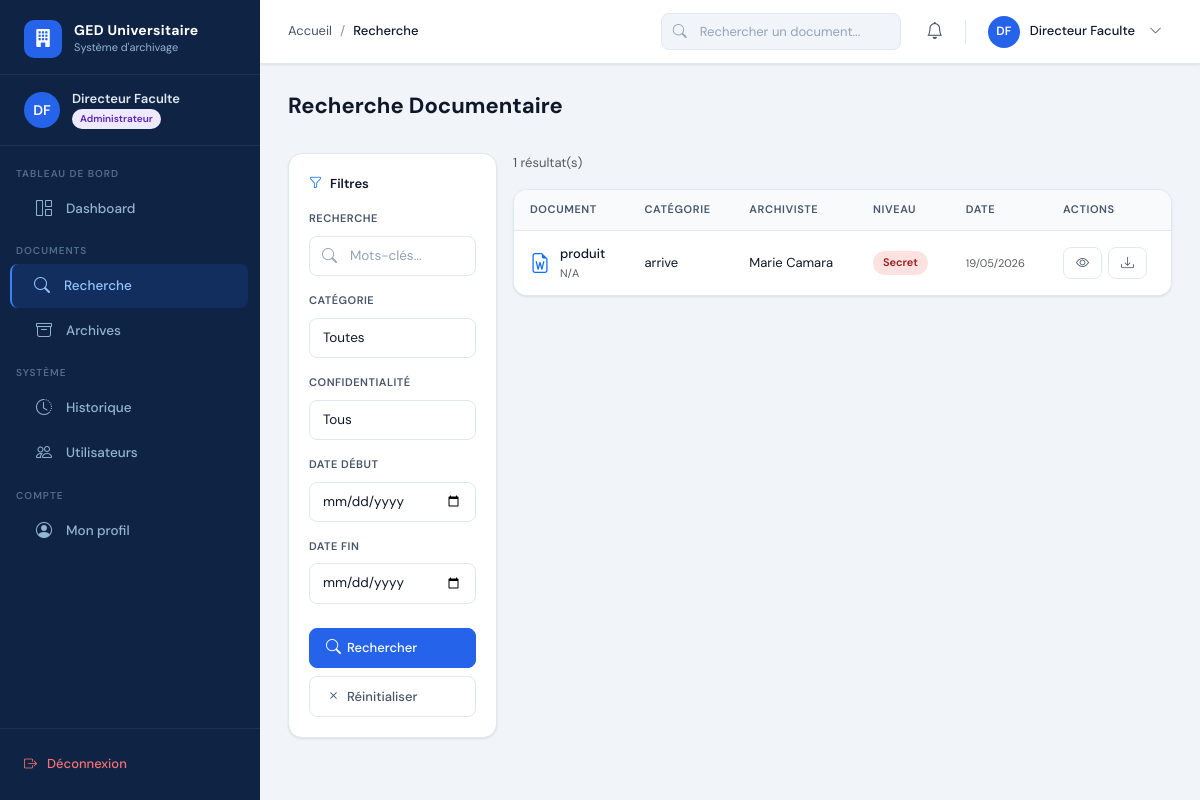
The page /dashboard/recherche/ (signed in) on the database as committed earlier.
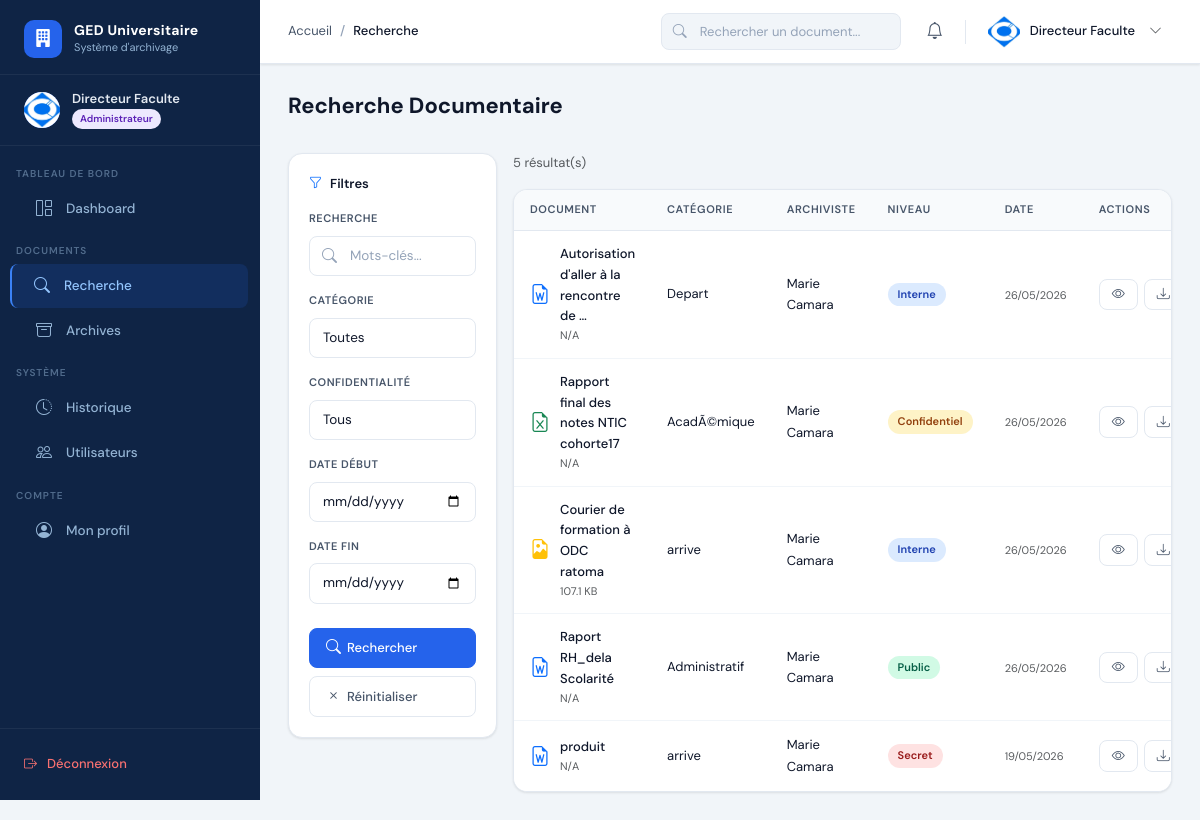
The same page on the database as committed later.
### apps/accounts/models.py (models this page shows, shortened)
class User(AbstractUser):
    ROLE_CHOICES = [
        ('administrateur', 'Administrateur'),
        ('archiviste', 'Archiviste'),
    ]
    role = models.CharField(max_length=20, choices=ROLE_CHOICES, default='archiviste')
    photo = models.ImageField(upload_to='photos/', blank=True, null=True)
    telephone = models.CharField(max_length=20, blank=True)
    departement = models.CharField(max_length=100, blank=True)
    is_active = models.BooleanField(default=True)
    created_at = models.DateTimeField(auto_now_add=True)
    updated_at = models.DateTimeField(auto_now=True)
    def is_admin(self):
        return self.role == 'administrateur'
    class Meta:
        verbose_name = 'Utilisateur'
        verbose_name_plural = 'Utilisateurs'

### apps/documents/models.py (models this page shows, shortened)
class Document(models.Model):
    CONFIDENTIALITE_CHOICES = [
        ('public', 'Public'),
        ('interne', 'Interne'),
        ('confidentiel', 'Confidentiel'),
        ('secret', 'Secret'),
    ]
    STATUT_CHOICES = [
        ('actif', 'Actif'),
        ('archive', 'Archivé'),
        ('supprime', 'Supprimé'),
    ]
    titre = models.CharField(max_length=255)
    description = models.TextField(blank=True)
    fichier = models.FileField(upload_to='documents/%Y/%m/')
    categorie = models.ForeignKey(Categorie, on_delete=models.SET_NULL, null=True)
    tags = models.ManyToManyField(Tag, blank=True)
    archiviste = models.ForeignKey(settings.AUTH_USER_MODEL, on_delete=models.SET_NULL, null=True, related_name='documents')
    confidentialite = models.CharField(max_length=20, choices=CONFIDENTIALITE_CHOICES, default='interne')
    statut = models.CharField(max_length=20, choices=STATUT_CHOICES, default='actif')
    created_at = models.DateTimeField(auto_now_add=True)
    updated_at = models.DateTimeField(auto_now=True)
    def get_extension(self):
        _, ext = os.path.splitext(self.fichier.name)
        return ext.lower()
    def get_icon(self):
        ext = self.get_extension()
        icons = {
            '.pdf': 'bi-file-earmark-pdf text-danger',
            '.doc': 'bi-file-earmark-word text-primary',
            '.docx': 'bi-file-earmark-word text-primary',
            '.xls': 'bi-file-earmark-excel text-success',
            '.xlsx': 'bi-file-earmark-excel text-success',
            '.png': 'bi-file-earmark-image text-warning',
            '.jpg': 'bi-file-earmark-image text-warning',
            '.jpeg': 'bi-file-earmark-image text-warning',
            '.ppt': 'bi-file-earmark-ppt text-orange',
            '.pptx': 'bi-file-earmark-ppt text-orange',
        }
        return icons.get(ext, 'bi-file-earmark text-secondary')
    def get_taille(self):
        try:
            size = self.fichier.size
            if size < 1024: return f"{size} B"
            elif size < 1024**2: return f"{size/1024:.1f} KB"
            else: return f"{size/1024**2:.1f} MB"
        except: return "N/A"
    class Meta:
        verbose_name = 'Document'
        ordering = ['-created_at']

### apps/categories/models.py (models this page shows)
class Categorie(models.Model):
    COULEUR_CHOICES = [
        ('primary', 'Bleu'), ('success', 'Vert'), ('danger', 'Rouge'),
        ('warning', 'Orange'), ('info', 'Cyan'), ('secondary', 'Gris'),
        ('dark', 'Foncé'),
    ]
    nom = models.CharField(max_length=100, unique=True)
    description = models.TextField(blank=True)
    couleur = models.CharField(max_length=20, choices=COULEUR_CHOICES, default='primary')
    parent = models.ForeignKey('self', on_delete=models.SET_NULL, null=True, blank=True, related_name='sous_categories')
    created_at = models.DateTimeField(auto_now_add=True)
    def __str__(self):
        return self.nom
    class Meta:
        verbose_name = 'Catégorie'
        ordering = ['nom']

### apps/documents/views.py (the view)
# urls.py: path('recherche/', views.recherche_documents, name='recherche_documents'),
@login_required
def recherche_documents(request):
    query = request.GET.get('q', '')
    cat_filter = request.GET.get('categorie', '')
    conf_filter = request.GET.get('confidentialite', '')
    date_debut = request.GET.get('date_debut', '')
    date_fin = request.GET.get('date_fin', '')
    docs = Document.objects.exclude(statut='supprime')
    if query:
        docs = docs.filter(Q(titre__icontains=query) | Q(description__icontains=query) | Q(tags__nom__icontains=query) | Q(archiviste__username__icontains=query)).distinct()
    if cat_filter:
        docs = docs.filter(categorie__id=cat_filter)
    if conf_filter:
        docs = docs.filter(confidentialite=conf_filter)
    if date_debut:
        docs = docs.filter(created_at__date__gte=date_debut)
    if date_fin:
        docs = docs.filter(created_at__date__lte=date_fin)
    categories = Categorie.objects.all()
    template = 'admin_ged/recherche.html' if request.user.is_admin() else 'archiviste/recherche.html'
    return render(request, template, {
        'documents': docs, 'query': query, 'categories': categories,
        'cat_filter': cat_filter, 'conf_filter': conf_filter,
        'date_debut': date_debut, 'date_fin': date_fin
    })

### templates/admin_ged/recherche.html (shortened to what this page needs)
{% extends 'archiviste/recherche.html' %}

### templates/archiviste/recherche.html (shortened to what this page needs)
{% extends 'base.html' %}
{% block breadcrumb %}<li class="breadcrumb-item active">Recherche</li>{% endblock %}
{% block content %}
<div class="page-header"><div><h1 class="page-title">Recherche Documentaire</h1></div></div>
<div class="row g-3">
  <div class="col-12 col-lg-3">
    <div class="filter-sidebar">
      <div class="filter-title"><i class="bi bi-funnel me-2 text-primary"></i>Filtres</div>
      <form method="get">
        <div class="filter-group">
          <div class="filter-label">Recherche</div>
          <div class="search-bar"><i class="bi bi-search"></i><input type="text" name="q" value="{{ query }}" class="form-control" placeholder="Mots-clés..."></div>
        </div>
        <div class="filter-group">
          <div class="filter-label">Catégorie</div>
          <select name="categorie" class="form-select"><option value="">Toutes</option></select>
        </div>
        <div class="filter-group">
          <div class="filter-label">Confidentialité</div>
          <select name="confidentialite" class="form-select"><option value="">Tous</option></select>
        </div>
        <div class="filter-group">
          <div class="filter-label">Date début</div>
          <input type="date" name="date_debut" value="{{ date_debut }}" class="form-control">
        </div>
        <div class="filter-group">
          <div class="filter-label">Date fin</div>
          <input type="date" name="date_fin" value="{{ date_fin }}" class="form-control">
        </div>
        <button type="submit" class="btn btn-primary w-100 mt-2"><i class="bi bi-search"></i> Rechercher</button>
        <a href="{% url 'recherche_documents' %}" class="btn btn-outline w-100 mt-2"><i class="bi bi-x"></i> Réinitialiser</a>
      </form>
    </div>
  </div>
  <div class="col-12 col-lg-9">
    <div class="d-flex align-items-center justify-content-between mb-3">
      <span class="text-sm text-muted">{{ documents.count }} résultat(s){% if query %} pour "{{ query }}"{% endif %}</span>
    </div>
    {% if documents %}
      <div class="table-container">
        <table class="table">
          <thead><tr><th>Document</th><th>Catégorie</th><th>Archiviste</th><th>Niveau</th><th>Date</th><th>Actions</th></tr></thead>
          <tbody>
            {% for doc in documents %}
            <tr>
              <td><div style="display:flex;align-items:center;gap:10px;"><i class="{{ doc.get_icon }}" style="font-size:20px;"></i><div><div class="fw-500 text-sm">{{ doc.titre|truncatechars:40 }}</div><div class="text-xs text-muted">{{ doc.get_taille }}</div></div></div></td>
              <td><span class="text-sm">{{ doc.categorie|default:"—" }}</span></td>
              <td><span class="text-sm">{{ doc.archiviste.get_full_name|default:"—" }}</span></td>
              <td><span class="badge-custom badge-{{ doc.confidentialite }}">{{ doc.get_confidentialite_display }}</span></td>
              <td><span class="text-xs text-muted">{{ doc.created_at|date:"d/m/Y" }}</span></td>
              <td><div class="table-actions"><a href="{% url 'detail_document' doc.pk %}" class="btn btn-outline btn-sm"><i class="bi bi-eye"></i></a><a href="{% url 'telecharger_document' doc.pk %}" class="btn btn-outline btn-sm"><i class="bi bi-download"></i></a></div></td>
            </tr>
            {% endfor %}
          </tbody>
        </table>
      </div>
    {% else %}
      <div class="card"><div class="empty-state"><div class="empty-icon"><i class="bi bi-search"></i></div><div class="empty-title">Aucun résultat</div><div class="empty-text">Essayez d'autres mots-clés ou filtres</div></div></div>
    {% endif %}
  </div>
</div>
{% endblock %}

### templates/base.html (shortened to what the changed rows need)
<!DOCTYPE html>
<html lang="fr">
<head>
  {% load static %}
  <link rel="stylesheet" href="https://cdn.jsdelivr.net/npm/bootstrap@5.3.2/dist/css/bootstrap.min.css">
  <link rel="stylesheet" href="https://cdn.jsdelivr.net/npm/bootstrap-icons@1.11.3/font/bootstrap-icons.min.css">
  <link rel="stylesheet" href="{% static 'css/main.css' %}">
</head>
<body>
<aside class="sidebar" id="sidebar">
  <div class="sidebar-user">
    <div class="sidebar-user-avatar">
      {% if user.photo %}<img src="{{ user.photo.url }}" alt="">
      {% else %}{{ user.first_name|first|upper }}{{ user.last_name|first|upper }}
      {% endif %}
    </div>
    <div>
      <div class="sidebar-user-name">{{ user.get_full_name|default:user.username }}</div>
      <div class="sidebar-user-role">
        <span class="sidebar-badge {% if user.is_admin %}badge-admin{% else %}badge-archiviste{% endif %}">
          {{ user.get_role_display }}
        </span>
      </div>
    </div>
  </div>
</aside>
<div class="main-wrapper">
  <header class="top-navbar">
    <div class="navbar-actions">
      <div class="dropdown">
        <div class="navbar-user" data-bs-toggle="dropdown" style="cursor:pointer;">
          <div class="navbar-user-avatar">
            {% if user.photo %}<img src="{{ user.photo.url }}" alt="">
            {% else %}{{ user.first_name|first|upper }}{{ user.last_name|first|upper }}
            {% endif %}
          </div>
          <span class="navbar-user-name d-none d-lg-block">{{ user.get_full_name|default:user.username }}</span>
          <i class="bi bi-chevron-down text-sm text-muted d-none d-lg-block ms-1"></i>
        </div>
      </div>
    </div>
  </header>
  <main class="content-area">
    {% block content %}{% endblock %}
  </main>
</div>
</body>
</html>

Rows that differ between the two databases and show on the page:
changed User "Directeur Faculte": photo: picture added; first_name|first "D" → (not shown); last_name|first "F" → (not shown)
added Document: titre "Autorisation d'aller à la rencontre de …", get_taille "N/A", categorie "Depart", archiviste.get_full_name "Marie Camara", confidentialite "Interne", created_at "26/05/2026"
added Document: titre "Rapport final des notes NTIC cohorte17", get_taille "N/A", categorie "AcadÃ©mique", archiviste.get_full_name "Marie Camara", confidentialite "Confidentiel", created_at "26/05/2026"
added Document: titre "Courier de formation à ODC ratoma", get_taille "107.1 KB", categorie "arrive", archiviste.get_full_name "Marie Camara", confidentialite "Interne", created_at "26/05/2026"
added Document: titre "Raport RH_dela Scolarité", get_taille "N/A", categorie "Administratif", archiviste.get_full_name "Marie Camara", confidentialite "Public", created_at "26/05/2026"
Other text that changed with them:
{{ documents.count }}: "1" → "5"
